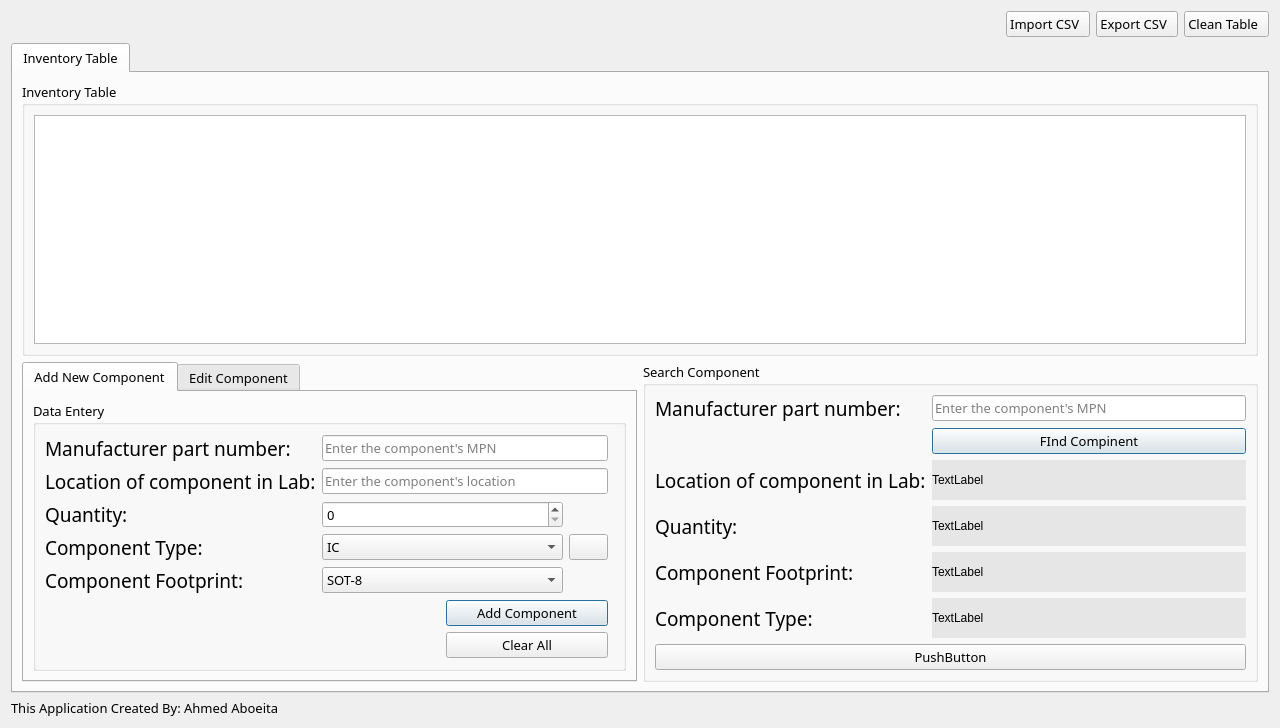
<?xml version="1.0" encoding="UTF-8"?>
<ui version="4.0">
 <class>Widget</class>
 <widget class="QWidget" name="Widget">
  <property name="geometry">
   <rect>
    <x>0</x>
    <y>0</y>
    <width>1280</width>
    <height>728</height>
   </rect>
  </property>
  <property name="font">
   <font>
    <family>Blinker</family>
    <pointsize>10</pointsize>
    <italic>false</italic>
    <bold>false</bold>
   </font>
  </property>
  <property name="cursor">
   <cursorShape>ArrowCursor</cursorShape>
  </property>
  <property name="windowTitle">
   <string>Lab Inventory</string>
  </property>
  <property name="styleSheet">
   <string notr="true">font: 10pt &quot;Blinker&quot;;</string>
  </property>
  <layout class="QVBoxLayout" name="verticalLayout_2">
   <item>
    <layout class="QHBoxLayout" name="horizontalLayout_6">
     <item>
      <widget class="QLabel" name="appLogoLabel">
       <property name="sizePolicy">
        <sizepolicy hsizetype="Fixed" vsizetype="Fixed">
         <horstretch>0</horstretch>
         <verstretch>0</verstretch>
        </sizepolicy>
       </property>
       <property name="maximumSize">
        <size>
         <width>301</width>
         <height>81</height>
        </size>
       </property>
       <property name="text">
        <string/>
       </property>
       <property name="pixmap">
        <pixmap resource="../Resources.qrc">:/inventoryMainIcons/Images/appLogo.png</pixmap>
       </property>
       <property name="scaledContents">
        <bool>true</bool>
       </property>
      </widget>
     </item>
     <item>
      <spacer name="horizontalSpacer">
       <property name="orientation">
        <enum>Qt::Orientation::Horizontal</enum>
       </property>
       <property name="sizeHint" stdset="0">
        <size>
         <width>1138</width>
         <height>20</height>
        </size>
       </property>
      </spacer>
     </item>
     <item>
      <layout class="QHBoxLayout" name="horizontalLayout_4">
       <item>
        <widget class="QPushButton" name="importPushButton">
         <property name="sizePolicy">
          <sizepolicy hsizetype="Fixed" vsizetype="Fixed">
           <horstretch>0</horstretch>
           <verstretch>0</verstretch>
          </sizepolicy>
         </property>
         <property name="font">
          <font>
           <family>Blinker</family>
           <pointsize>10</pointsize>
           <italic>false</italic>
           <bold>false</bold>
          </font>
         </property>
         <property name="text">
          <string>Import CSV  </string>
         </property>
         <property name="icon">
          <iconset resource="../Resources.qrc">
           <normaloff>:/inventoryMainIcons/Images/import.png</normaloff>:/inventoryMainIcons/Images/import.png</iconset>
         </property>
         <property name="iconSize">
          <size>
           <width>50</width>
           <height>50</height>
          </size>
         </property>
        </widget>
       </item>
       <item>
        <widget class="QPushButton" name="exportPushButton">
         <property name="sizePolicy">
          <sizepolicy hsizetype="Fixed" vsizetype="Fixed">
           <horstretch>0</horstretch>
           <verstretch>0</verstretch>
          </sizepolicy>
         </property>
         <property name="font">
          <font>
           <family>Blinker</family>
           <pointsize>10</pointsize>
           <italic>false</italic>
           <bold>false</bold>
          </font>
         </property>
         <property name="text">
          <string>Export CSV  </string>
         </property>
         <property name="icon">
          <iconset resource="../Resources.qrc">
           <normaloff>:/inventoryMainIcons/Images/Export.png</normaloff>:/inventoryMainIcons/Images/Export.png</iconset>
         </property>
         <property name="iconSize">
          <size>
           <width>50</width>
           <height>50</height>
          </size>
         </property>
        </widget>
       </item>
       <item>
        <widget class="QPushButton" name="cleanPushButton">
         <property name="sizePolicy">
          <sizepolicy hsizetype="Fixed" vsizetype="Fixed">
           <horstretch>0</horstretch>
           <verstretch>0</verstretch>
          </sizepolicy>
         </property>
         <property name="font">
          <font>
           <family>Blinker</family>
           <pointsize>10</pointsize>
           <italic>false</italic>
           <bold>false</bold>
          </font>
         </property>
         <property name="text">
          <string>Clean Table  </string>
         </property>
         <property name="icon">
          <iconset resource="../Resources.qrc">
           <normaloff>:/inventoryMainIcons/Images/clean.png</normaloff>:/inventoryMainIcons/Images/clean.png</iconset>
         </property>
         <property name="iconSize">
          <size>
           <width>50</width>
           <height>50</height>
          </size>
         </property>
        </widget>
       </item>
      </layout>
     </item>
    </layout>
   </item>
   <item>
    <widget class="QTabWidget" name="inventoryTabWidget">
     <property name="styleSheet">
      <string notr="true">font: 12pt &quot;Blinker&quot;;</string>
     </property>
     <property name="currentIndex">
      <number>0</number>
     </property>
     <widget class="QWidget" name="inventoryTableTab">
      <attribute name="title">
       <string>Inventory Table</string>
      </attribute>
      <layout class="QVBoxLayout" name="verticalLayout">
       <item>
        <widget class="QGroupBox" name="inventoryTableGroupBox">
         <property name="styleSheet">
          <string notr="true">font: 12pt &quot;Blinker&quot;;</string>
         </property>
         <property name="title">
          <string>Inventory Table</string>
         </property>
         <layout class="QHBoxLayout" name="horizontalLayout_3">
          <item>
           <widget class="QTableWidget" name="inventoryTableWidget"/>
          </item>
         </layout>
        </widget>
       </item>
       <item>
        <layout class="QHBoxLayout" name="horizontalLayout_5">
         <item>
          <widget class="QTabWidget" name="tabWidget">
           <property name="styleSheet">
            <string notr="true">font: 12pt &quot;Blinker&quot;;</string>
           </property>
           <property name="currentIndex">
            <number>0</number>
           </property>
           <widget class="QWidget" name="NewComponentTab">
            <attribute name="title">
             <string>Add New Component</string>
            </attribute>
            <layout class="QHBoxLayout" name="horizontalLayout">
             <item>
              <layout class="QHBoxLayout" name="horizontalLayout_2">
               <item>
                <widget class="QGroupBox" name="dataEnteryGroupBox">
                 <property name="title">
                  <string>Data Entery</string>
                 </property>
                 <layout class="QVBoxLayout" name="verticalLayout_3">
                  <item>
                   <layout class="QGridLayout" name="gridLayout">
                    <property name="sizeConstraint">
                     <enum>QLayout::SizeConstraint::SetDefaultConstraint</enum>
                    </property>
                    <property name="leftMargin">
                     <number>0</number>
                    </property>
                    <property name="rightMargin">
                     <number>6</number>
                    </property>
                    <property name="bottomMargin">
                     <number>0</number>
                    </property>
                    <property name="horizontalSpacing">
                     <number>6</number>
                    </property>
                    <item row="3" column="1" colspan="2">
                     <widget class="QComboBox" name="typeComboBox">
                      <property name="styleSheet">
                       <string notr="true">font: 14pt &quot;Blinker&quot;;</string>
                      </property>
                      <item>
                       <property name="text">
                        <string>IC</string>
                       </property>
                      </item>
                      <item>
                       <property name="text">
                        <string>Resistor </string>
                       </property>
                      </item>
                      <item>
                       <property name="text">
                        <string>Capacitor</string>
                       </property>
                      </item>
                      <item>
                       <property name="text">
                        <string>Inductor</string>
                       </property>
                      </item>
                      <item>
                       <property name="text">
                        <string>MOSFET</string>
                       </property>
                      </item>
                      <item>
                       <property name="text">
                        <string>Transistor</string>
                       </property>
                      </item>
                      <item>
                       <property name="text">
                        <string>Diode</string>
                       </property>
                      </item>
                      <item>
                       <property name="text">
                        <string>Connector</string>
                       </property>
                      </item>
                     </widget>
                    </item>
                    <item row="2" column="3" rowspan="3">
                     <widget class="QPushButton" name="footprintPackageExternalButton">
                      <property name="sizePolicy">
                       <sizepolicy hsizetype="Fixed" vsizetype="Fixed">
                        <horstretch>0</horstretch>
                        <verstretch>0</verstretch>
                       </sizepolicy>
                      </property>
                      <property name="text">
                       <string/>
                      </property>
                      <property name="icon">
                       <iconset resource="../Resources.qrc">
                        <normaloff>:/inventoryMainIcons/Images/pdf-file_8257805.png</normaloff>:/inventoryMainIcons/Images/pdf-file_8257805.png</iconset>
                      </property>
                      <property name="iconSize">
                       <size>
                        <width>100</width>
                        <height>100</height>
                       </size>
                      </property>
                     </widget>
                    </item>
                    <item row="3" column="0">
                     <widget class="QLabel" name="typeLabel">
                      <property name="font">
                       <font>
                        <family>Blinker</family>
                        <pointsize>14</pointsize>
                        <italic>false</italic>
                        <bold>false</bold>
                       </font>
                      </property>
                      <property name="styleSheet">
                       <string notr="true">font: 14pt &quot;Blinker&quot;;</string>
                      </property>
                      <property name="text">
                       <string>Component Type:</string>
                      </property>
                     </widget>
                    </item>
                    <item row="0" column="1" colspan="3">
                     <widget class="QLineEdit" name="MPNLineEdit">
                      <property name="accessibleDescription">
                       <string/>
                      </property>
                      <property name="styleSheet">
                       <string notr="true">font: 14pt &quot;Blinker&quot;;</string>
                      </property>
                      <property name="placeholderText">
                       <string>Enter the component's MPN</string>
                      </property>
                     </widget>
                    </item>
                    <item row="2" column="1" colspan="2">
                     <widget class="QSpinBox" name="quantitySpinBox">
                      <property name="styleSheet">
                       <string notr="true">font: 14pt &quot;Blinker&quot;;</string>
                      </property>
                      <property name="maximum">
                       <number>99999</number>
                      </property>
                     </widget>
                    </item>
                    <item row="2" column="0">
                     <widget class="QLabel" name="quantityLabel">
                      <property name="font">
                       <font>
                        <family>Blinker</family>
                        <pointsize>14</pointsize>
                        <italic>false</italic>
                        <bold>false</bold>
                       </font>
                      </property>
                      <property name="styleSheet">
                       <string notr="true">font: 14pt &quot;Blinker&quot;;</string>
                      </property>
                      <property name="text">
                       <string>Quantity:</string>
                      </property>
                     </widget>
                    </item>
                    <item row="1" column="1" colspan="3">
                     <widget class="QLineEdit" name="locationLineEdit">
                      <property name="styleSheet">
                       <string notr="true">font: 14pt &quot;Blinker&quot;;</string>
                      </property>
                      <property name="placeholderText">
                       <string>Enter the component's location</string>
                      </property>
                     </widget>
                    </item>
                    <item row="0" column="0">
                     <widget class="QLabel" name="MPNLabel">
                      <property name="font">
                       <font>
                        <family>Blinker</family>
                        <pointsize>14</pointsize>
                        <italic>false</italic>
                        <bold>false</bold>
                       </font>
                      </property>
                      <property name="styleSheet">
                       <string notr="true">font: 14pt &quot;Blinker&quot;;</string>
                      </property>
                      <property name="text">
                       <string>Manufacturer part number:</string>
                      </property>
                     </widget>
                    </item>
                    <item row="6" column="2" colspan="2">
                     <widget class="QPushButton" name="addPushButton">
                      <property name="styleSheet">
                       <string notr="true">font: 14pt &quot;Blinker&quot;;</string>
                      </property>
                      <property name="text">
                       <string>Add Component</string>
                      </property>
                      <property name="autoDefault">
                       <bool>true</bool>
                      </property>
                      <property name="default">
                       <bool>true</bool>
                      </property>
                     </widget>
                    </item>
                    <item row="1" column="0">
                     <widget class="QLabel" name="locationLabel">
                      <property name="font">
                       <font>
                        <family>Blinker</family>
                        <pointsize>14</pointsize>
                        <italic>false</italic>
                        <bold>false</bold>
                       </font>
                      </property>
                      <property name="styleSheet">
                       <string notr="true">font: 14pt &quot;Blinker&quot;;</string>
                      </property>
                      <property name="text">
                       <string>Location of component in Lab:</string>
                      </property>
                     </widget>
                    </item>
                    <item row="8" column="2" colspan="2">
                     <widget class="QPushButton" name="clearPushButton">
                      <property name="styleSheet">
                       <string notr="true">font: 14pt &quot;Blinker&quot;;</string>
                      </property>
                      <property name="text">
                       <string>Clear All</string>
                      </property>
                     </widget>
                    </item>
                    <item row="4" column="1" colspan="2">
                     <widget class="QComboBox" name="footprintComboBox">
                      <property name="styleSheet">
                       <string notr="true">font: 14pt &quot;Blinker&quot;;</string>
                      </property>
                      <item>
                       <property name="text">
                        <string>SOT-8</string>
                       </property>
                      </item>
                      <item>
                       <property name="text">
                        <string>TSSOP-8</string>
                       </property>
                      </item>
                      <item>
                       <property name="text">
                        <string>0201</string>
                       </property>
                      </item>
                      <item>
                       <property name="text">
                        <string>0201-A</string>
                       </property>
                      </item>
                      <item>
                       <property name="text">
                        <string>CSP0201</string>
                       </property>
                      </item>
                      <item>
                       <property name="text">
                        <string>CSP1006-2</string>
                       </property>
                      </item>
                      <item>
                       <property name="text">
                        <string>DFN1006-2</string>
                       </property>
                      </item>
                      <item>
                       <property name="text">
                        <string>DFN1006-2L</string>
                       </property>
                      </item>
                      <item>
                       <property name="text">
                        <string>DFN1006-3</string>
                       </property>
                      </item>
                      <item>
                       <property name="text">
                        <string>DFN1308-5</string>
                       </property>
                      </item>
                      <item>
                       <property name="text">
                        <string>DFN1510-6</string>
                       </property>
                      </item>
                      <item>
                       <property name="text">
                        <string>DFN1608-2</string>
                       </property>
                      </item>
                      <item>
                       <property name="text">
                        <string>DFN1610-2</string>
                       </property>
                      </item>
                      <item>
                       <property name="text">
                        <string>DFN1610-6</string>
                       </property>
                      </item>
                      <item>
                       <property name="text">
                        <string>DFN1616-6</string>
                       </property>
                      </item>
                      <item>
                       <property name="text">
                        <string>DFN1616-6L</string>
                       </property>
                      </item>
                      <item>
                       <property name="text">
                        <string>DFN2020-3A</string>
                       </property>
                      </item>
                      <item>
                       <property name="text">
                        <string>DFN2020-3L</string>
                       </property>
                      </item>
                      <item>
                       <property name="text">
                        <string>DFN2020-6J</string>
                       </property>
                      </item>
                      <item>
                       <property name="text">
                        <string>DFN2020-6JA</string>
                       </property>
                      </item>
                      <item>
                       <property name="text">
                        <string>DFN2020-6L</string>
                       </property>
                      </item>
                      <item>
                       <property name="text">
                        <string>DFN2020-6LE</string>
                       </property>
                      </item>
                      <item>
                       <property name="text">
                        <string>DFN-10</string>
                       </property>
                      </item>
                      <item>
                       <property name="text">
                        <string>DFN2626-10</string>
                       </property>
                      </item>
                      <item>
                       <property name="text">
                        <string>DFN3333</string>
                       </property>
                      </item>
                      <item>
                       <property name="text">
                        <string>DFN3333-8</string>
                       </property>
                      </item>
                      <item>
                       <property name="text">
                        <string>DFN3333-D</string>
                       </property>
                      </item>
                      <item>
                       <property name="text">
                        <string>DFN4120-10</string>
                       </property>
                      </item>
                      <item>
                       <property name="text">
                        <string>DFN5060</string>
                       </property>
                      </item>
                      <item>
                       <property name="text">
                        <string>DFN5060-8D</string>
                       </property>
                      </item>
                      <item>
                       <property name="text">
                        <string>DFN8080A</string>
                       </property>
                      </item>
                      <item>
                       <property name="text">
                        <string>D2-PAK</string>
                       </property>
                      </item>
                      <item>
                       <property name="text">
                        <string>DPAK</string>
                       </property>
                      </item>
                      <item>
                       <property name="text">
                        <string>DO-218AB</string>
                       </property>
                      </item>
                      <item>
                       <property name="text">
                        <string>DO-221AC</string>
                       </property>
                      </item>
                      <item>
                       <property name="text">
                        <string>SMA</string>
                       </property>
                      </item>
                      <item>
                       <property name="text">
                        <string>SMB</string>
                       </property>
                      </item>
                      <item>
                       <property name="text">
                        <string>SMBF</string>
                       </property>
                      </item>
                      <item>
                       <property name="text">
                        <string>SMC</string>
                       </property>
                      </item>
                      <item>
                       <property name="text">
                        <string>SME</string>
                       </property>
                      </item>
                      <item>
                       <property name="text">
                        <string>SMG</string>
                       </property>
                      </item>
                      <item>
                       <property name="text">
                        <string>SOD-123</string>
                       </property>
                      </item>
                      <item>
                       <property name="text">
                        <string>SOD-123FL</string>
                       </property>
                      </item>
                      <item>
                       <property name="text">
                        <string>SOD-123HE1</string>
                       </property>
                      </item>
                      <item>
                       <property name="text">
                        <string>SOD-123TFL</string>
                       </property>
                      </item>
                      <item>
                       <property name="text">
                        <string>SOD-323</string>
                       </property>
                      </item>
                      <item>
                       <property name="text">
                        <string>SOD-323FL</string>
                       </property>
                      </item>
                      <item>
                       <property name="text">
                        <string>SOD-323HE</string>
                       </property>
                      </item>
                      <item>
                       <property name="text">
                        <string>SOD-323HL</string>
                       </property>
                      </item>
                      <item>
                       <property name="text">
                        <string>SOD-523</string>
                       </property>
                      </item>
                      <item>
                       <property name="text">
                        <string>SOD-923</string>
                       </property>
                      </item>
                      <item>
                       <property name="text">
                        <string>SOP-8</string>
                       </property>
                      </item>
                      <item>
                       <property name="text">
                        <string>SOT-143</string>
                       </property>
                      </item>
                      <item>
                       <property name="text">
                        <string>SOT-223</string>
                       </property>
                      </item>
                      <item>
                       <property name="text">
                        <string>SOT-23</string>
                       </property>
                      </item>
                      <item>
                       <property name="text">
                        <string>SOT-23-3L</string>
                       </property>
                      </item>
                      <item>
                       <property name="text">
                        <string>SOT23-6L</string>
                       </property>
                      </item>
                      <item>
                       <property name="text">
                        <string>SOT-323</string>
                       </property>
                      </item>
                      <item>
                       <property name="text">
                        <string>SOT-363</string>
                       </property>
                      </item>
                      <item>
                       <property name="text">
                        <string>SOT-523</string>
                       </property>
                      </item>
                      <item>
                       <property name="text">
                        <string>SOT-563</string>
                       </property>
                      </item>
                      <item>
                       <property name="text">
                        <string>SOT-723</string>
                       </property>
                      </item>
                      <item>
                       <property name="text">
                        <string>SOT-89</string>
                       </property>
                      </item>
                      <item>
                       <property name="text">
                        <string>TO-277</string>
                       </property>
                      </item>
                      <item>
                       <property name="text">
                        <string>SDB-1</string>
                       </property>
                      </item>
                      <item>
                       <property name="text">
                        <string>DB-1</string>
                       </property>
                      </item>
                      <item>
                       <property name="text">
                        <string>DBL-1</string>
                       </property>
                      </item>
                      <item>
                       <property name="text">
                        <string>SDBL-1</string>
                       </property>
                      </item>
                      <item>
                       <property name="text">
                        <string>LMBS-1</string>
                       </property>
                      </item>
                      <item>
                       <property name="text">
                        <string>MBLS-1</string>
                       </property>
                      </item>
                      <item>
                       <property name="text">
                        <string>MBS-1</string>
                       </property>
                      </item>
                      <item>
                       <property name="text">
                        <string>TBL</string>
                       </property>
                      </item>
                      <item>
                       <property name="text">
                        <string>TBS</string>
                       </property>
                      </item>
                      <item>
                       <property name="text">
                        <string>TBN</string>
                       </property>
                      </item>
                      <item>
                       <property name="text">
                        <string>TOLL-8L</string>
                       </property>
                      </item>
                      <item>
                       <property name="text">
                        <string>D3K</string>
                       </property>
                      </item>
                      <item>
                       <property name="text">
                        <string>JA</string>
                       </property>
                      </item>
                      <item>
                       <property name="text">
                        <string>JB</string>
                       </property>
                      </item>
                      <item>
                       <property name="text">
                        <string>GBJ</string>
                       </property>
                      </item>
                      <item>
                       <property name="text">
                        <string>GBL</string>
                       </property>
                      </item>
                      <item>
                       <property name="text">
                        <string>GBP</string>
                       </property>
                      </item>
                      <item>
                       <property name="text">
                        <string>KBJ</string>
                       </property>
                      </item>
                      <item>
                       <property name="text">
                        <string>GBU</string>
                       </property>
                      </item>
                      <item>
                       <property name="text">
                        <string>TSB-5</string>
                       </property>
                      </item>
                      <item>
                       <property name="text">
                        <string>PB-6</string>
                       </property>
                      </item>
                      <item>
                       <property name="text">
                        <string>PB-10</string>
                       </property>
                      </item>
                      <item>
                       <property name="text">
                        <string>PB</string>
                       </property>
                      </item>
                      <item>
                       <property name="text">
                        <string>GBPC</string>
                       </property>
                      </item>
                      <item>
                       <property name="text">
                        <string>GBPC-H</string>
                       </property>
                      </item>
                      <item>
                       <property name="text">
                        <string>GBPC-W</string>
                       </property>
                      </item>
                      <item>
                       <property name="text">
                        <string>MT-35A</string>
                       </property>
                      </item>
                      <item>
                       <property name="text">
                        <string>MB-35</string>
                       </property>
                      </item>
                      <item>
                       <property name="text">
                        <string>MB-35W</string>
                       </property>
                      </item>
                      <item>
                       <property name="text">
                        <string>MP-50</string>
                       </property>
                      </item>
                      <item>
                       <property name="text">
                        <string>MP-50W</string>
                       </property>
                      </item>
                      <item>
                       <property name="text">
                        <string>AK</string>
                       </property>
                      </item>
                      <item>
                       <property name="text">
                        <string>TO-220</string>
                       </property>
                      </item>
                      <item>
                       <property name="text">
                        <string>TO-220 TO-220AB</string>
                       </property>
                      </item>
                      <item>
                       <property name="text">
                        <string>TO-220AB(H)</string>
                       </property>
                      </item>
                      <item>
                       <property name="text">
                        <string>TO-220AC</string>
                       </property>
                      </item>
                      <item>
                       <property name="text">
                        <string>TO-220F</string>
                       </property>
                      </item>
                      <item>
                       <property name="text">
                        <string>ITO-220AB</string>
                       </property>
                      </item>
                      <item>
                       <property name="text">
                        <string>ITO-220AC</string>
                       </property>
                      </item>
                      <item>
                       <property name="text">
                        <string>TO-247</string>
                       </property>
                      </item>
                      <item>
                       <property name="text">
                        <string>TO-247-2L</string>
                       </property>
                      </item>
                      <item>
                       <property name="text">
                        <string>TO-247AD</string>
                       </property>
                      </item>
                      <item>
                       <property name="text">
                        <string>TO-247AB</string>
                       </property>
                      </item>
                      <item>
                       <property name="text">
                        <string>TO-247-4</string>
                       </property>
                      </item>
                      <item>
                       <property name="text">
                        <string>TO-262L</string>
                       </property>
                      </item>
                      <item>
                       <property name="text">
                        <string>TSSOP-8</string>
                       </property>
                      </item>
                      <item>
                       <property name="text">
                        <string>A-405</string>
                       </property>
                      </item>
                      <item>
                       <property name="text">
                        <string>DO-15</string>
                       </property>
                      </item>
                      <item>
                       <property name="text">
                        <string>DO-201AD</string>
                       </property>
                      </item>
                      <item>
                       <property name="text">
                        <string>DO-201AE</string>
                       </property>
                      </item>
                      <item>
                       <property name="text">
                        <string>DO-41</string>
                       </property>
                      </item>
                      <item>
                       <property name="text">
                        <string>R-3</string>
                       </property>
                      </item>
                      <item>
                       <property name="text">
                        <string>R-6</string>
                       </property>
                      </item>
                      <item>
                       <property name="text">
                        <string>RS-4L</string>
                       </property>
                      </item>
                      <item>
                       <property name="text">
                        <string>RS-6</string>
                       </property>
                      </item>
                      <item>
                       <property name="text">
                        <string>C2</string>
                       </property>
                      </item>
                      <item>
                       <property name="text">
                        <string>D1</string>
                       </property>
                      </item>
                      <item>
                       <property name="text">
                        <string>D2</string>
                       </property>
                      </item>
                      <item>
                       <property name="text">
                        <string>1206</string>
                       </property>
                      </item>
                      <item>
                       <property name="text">
                        <string>0603</string>
                       </property>
                      </item>
                      <item>
                       <property name="text">
                        <string>0805</string>
                       </property>
                      </item>
                     </widget>
                    </item>
                    <item row="4" column="0">
                     <widget class="QLabel" name="footprintLabel">
                      <property name="font">
                       <font>
                        <family>Blinker</family>
                        <pointsize>14</pointsize>
                        <italic>false</italic>
                        <bold>false</bold>
                       </font>
                      </property>
                      <property name="styleSheet">
                       <string notr="true">font: 14pt &quot;Blinker&quot;;</string>
                      </property>
                      <property name="text">
                       <string>Component Footprint:</string>
                      </property>
                     </widget>
                    </item>
                   </layout>
                  </item>
                 </layout>
                </widget>
               </item>
              </layout>
             </item>
            </layout>
           </widget>
           <widget class="QWidget" name="EditComponentTab">
            <attribute name="title">
             <string>Edit Component</string>
            </attribute>
           </widget>
          </widget>
         </item>
         <item>
          <widget class="QGroupBox" name="groupBox">
           <property name="sizePolicy">
            <sizepolicy hsizetype="Preferred" vsizetype="Preferred">
             <horstretch>0</horstretch>
             <verstretch>0</verstretch>
            </sizepolicy>
           </property>
           <property name="title">
            <string>Search Component</string>
           </property>
           <layout class="QVBoxLayout" name="verticalLayout_4">
            <item>
             <layout class="QGridLayout" name="gridLayout_2">
              <item row="2" column="0">
               <widget class="QLabel" name="locationLabel_2">
                <property name="font">
                 <font>
                  <family>Blinker</family>
                  <pointsize>14</pointsize>
                  <italic>false</italic>
                  <bold>false</bold>
                 </font>
                </property>
                <property name="styleSheet">
                 <string notr="true">font: 14pt &quot;Blinker&quot;;</string>
                </property>
                <property name="text">
                 <string>Location of component in Lab:</string>
                </property>
               </widget>
              </item>
              <item row="0" column="0">
               <widget class="QLabel" name="MPNLabel_2">
                <property name="font">
                 <font>
                  <family>Blinker</family>
                  <pointsize>14</pointsize>
                  <italic>false</italic>
                  <bold>false</bold>
                 </font>
                </property>
                <property name="styleSheet">
                 <string notr="true">font: 14pt &quot;Blinker&quot;;</string>
                </property>
                <property name="text">
                 <string>Manufacturer part number:</string>
                </property>
               </widget>
              </item>
              <item row="4" column="0">
               <widget class="QLabel" name="footprintLabel_2">
                <property name="font">
                 <font>
                  <family>Blinker</family>
                  <pointsize>14</pointsize>
                  <italic>false</italic>
                  <bold>false</bold>
                 </font>
                </property>
                <property name="styleSheet">
                 <string notr="true">font: 14pt &quot;Blinker&quot;;</string>
                </property>
                <property name="text">
                 <string>Component Footprint:</string>
                </property>
               </widget>
              </item>
              <item row="3" column="0">
               <widget class="QLabel" name="quantityLabel_2">
                <property name="font">
                 <font>
                  <family>Blinker</family>
                  <pointsize>14</pointsize>
                  <italic>false</italic>
                  <bold>false</bold>
                 </font>
                </property>
                <property name="styleSheet">
                 <string notr="true">font: 14pt &quot;Blinker&quot;;</string>
                </property>
                <property name="text">
                 <string>Quantity:</string>
                </property>
               </widget>
              </item>
              <item row="0" column="1">
               <widget class="QLineEdit" name="MPNLineEdit_2">
                <property name="accessibleDescription">
                 <string/>
                </property>
                <property name="styleSheet">
                 <string notr="true">font: 14pt &quot;Blinker&quot;;</string>
                </property>
                <property name="placeholderText">
                 <string>Enter the component's MPN</string>
                </property>
               </widget>
              </item>
              <item row="5" column="0">
               <widget class="QLabel" name="typeLabel_2">
                <property name="font">
                 <font>
                  <family>Blinker</family>
                  <pointsize>14</pointsize>
                  <italic>false</italic>
                  <bold>false</bold>
                 </font>
                </property>
                <property name="styleSheet">
                 <string notr="true">font: 14pt &quot;Blinker&quot;;</string>
                </property>
                <property name="text">
                 <string>Component Type:</string>
                </property>
               </widget>
              </item>
              <item row="2" column="1">
               <widget class="QLabel" name="label">
                <property name="styleSheet">
                 <string notr="true">background-color: rgb(230, 230, 230);</string>
                </property>
                <property name="text">
                 <string>TextLabel</string>
                </property>
               </widget>
              </item>
              <item row="1" column="1">
               <widget class="QPushButton" name="addPushButton_2">
                <property name="styleSheet">
                 <string notr="true">font: 14pt &quot;Blinker&quot;;</string>
                </property>
                <property name="text">
                 <string>FInd Compinent</string>
                </property>
                <property name="autoDefault">
                 <bool>true</bool>
                </property>
                <property name="default">
                 <bool>true</bool>
                </property>
               </widget>
              </item>
              <item row="3" column="1">
               <widget class="QLabel" name="label_2">
                <property name="styleSheet">
                 <string notr="true">background-color: rgb(230, 230, 230);</string>
                </property>
                <property name="text">
                 <string>TextLabel</string>
                </property>
               </widget>
              </item>
              <item row="4" column="1">
               <widget class="QLabel" name="label_3">
                <property name="styleSheet">
                 <string notr="true">background-color: rgb(230, 230, 230);</string>
                </property>
                <property name="text">
                 <string>TextLabel</string>
                </property>
               </widget>
              </item>
              <item row="5" column="1">
               <widget class="QLabel" name="label_4">
                <property name="styleSheet">
                 <string notr="true">background-color: rgb(230, 230, 230);</string>
                </property>
                <property name="text">
                 <string>TextLabel</string>
                </property>
               </widget>
              </item>
             </layout>
            </item>
            <item>
             <widget class="QPushButton" name="pushButton">
              <property name="text">
               <string>PushButton</string>
              </property>
             </widget>
            </item>
           </layout>
          </widget>
         </item>
        </layout>
       </item>
      </layout>
     </widget>
    </widget>
   </item>
   <item>
    <widget class="QLabel" name="createdbylabel">
     <property name="text">
      <string>This Application Created By: Ahmed Aboeita</string>
     </property>
    </widget>
   </item>
  </layout>
 </widget>
 <resources>
  <include location="../Resources.qrc"/>
 </resources>
 <connections/>
</ui>
